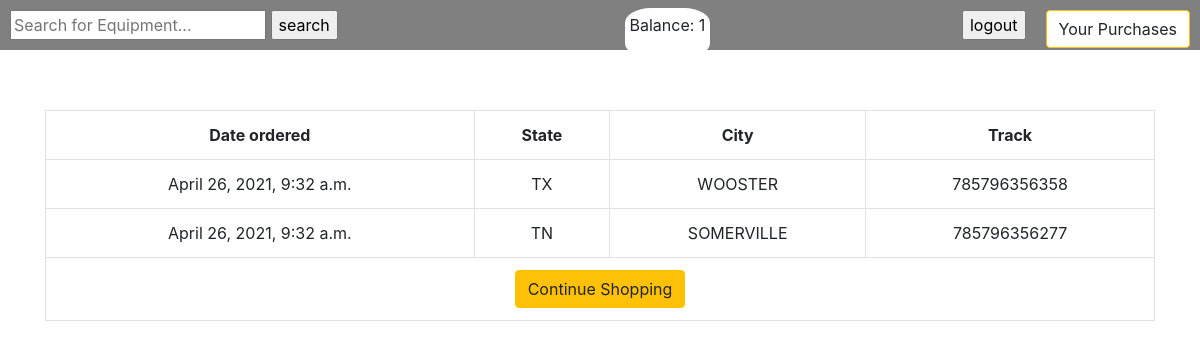
The page /profiles/profile/ (signed in) on the database its author committed.
### accounts/models.py (models this page shows, shortened)
class Profile(models.Model):
    user = models.OneToOneField(settings.AUTH_USER_MODEL, on_delete=models.CASCADE)
    balance = models.IntegerField(default=0)
    ebooks = models.ManyToManyField(Product, blank=True)
    stripe_id = models.CharField(max_length=200, null=True, blank=True)

### shopping_cart/models.py (models this page shows, shortened)
class Order(models.Model):
    ref_code = models.CharField(max_length=15)
    owner = models.ForeignKey(Profile, on_delete=models.SET_NULL, null=True)
    is_ordered = models.BooleanField(default=False)
    items = models.ManyToManyField(OrderItem)
    date_ordered = models.DateTimeField(auto_now=True)

class OrderItem(models.Model):
    product = models.OneToOneField(Product, on_delete=models.SET_NULL, null=True)
    is_ordered = models.BooleanField(default=False)
    date_added = models.DateTimeField(auto_now=True)
    date_ordered = models.DateTimeField(null=True)

### products/models.py (models this page shows, shortened)
class Product(models.Model):
    state = models.CharField(max_length=50, verbose_name='Штат')
    city = models.CharField(max_length=50, verbose_name='Город')
    data = models.DateField(auto_now=False, verbose_name='Дата')
    status = models.CharField(max_length=50, verbose_name='Статус')
    number_track = models.CharField(max_length=50, verbose_name='Номер трека')
    price = models.IntegerField()

### accounts/views.py (the view)
def my_profile(request):
	my_user_profile = Profile.objects.filter(user=request.user).first()
	my_orders = Order.objects.filter(is_ordered=True, owner=my_user_profile)
	context = {
		'my_orders': my_orders
	}
	return render(request, "profile.html", context)

### templates/profile.html
{% extends 'base.html' %}
{% block content %}
<table class="table table-hover table-bordered text-center">
      <tr class="text-center">
        <th>Date ordered</th>
        <th>State</th>
        <th>City</th>
        <th>Track</th>
      </tr>
      {% for order in my_orders %}
        {% for item in order.items.all %}
        <tr>
          <td>{{ order.date_ordered }}</td>
          <td>{{ item.product.state }}</td>
          <td>{{ item.product.city }}</td>
          <td>{{ item.product.number_track }}</td>
        </tr>
        {% endfor %}
      {% empty %}
        <tr>
          <td colspan= 4> You have no orders.</td>
        </tr>
      {% endfor %}
      <tr>
        <td colspan=4>
          <a href="{% url 'products:product-list' %}" class="btn btn-warning pull-left">
            {% if not order %}Continue Shopping{% else %}Add Items to Cart {% endif %}
          </a>
        </td>
      </tr>
    </table>
{% endblock content %}

### templates/base.html (shortened to what this page needs)
<!DOCTYPE html>
<html lang="en">
<head>
    <link href="https://stackpath.bootstrapcdn.com/bootstrap/4.1.1/css/bootstrap.min.css" rel="stylesheet">
    <link rel="stylesheet" href="https://use.fontawesome.com/releases/v5.0.13/css/all.css">
</head>
<body>
<header>
    <nav class="">
    {% if user.is_authenticated %}
        <form method="POST" action="{% url 'products:search' %}"  class="search-form">
                <input name="search" type="text" class="search_input" placeholder="Search for Equipment...">
                <input type="submit" value="search">
        </form>
        <div class="balance">
            <p>Balance: {{ request.user.profile.balance }}</p>
        </div>
        <a href="{% url 'accounts:my_profile' %}" class="btn btn-warning" style="float:right; margin:10px;background-color:white;">Your Purchases</a>
        <form method="POST" action="{% url 'account_logout' %}" class="" style="float:right; margin:10px;" >
            <input type="submit" value="logout">
        </form>
	{% endif %}
    </nav>
</header>
    <div class="container">
        {% block content %}{% endblock content %}
    </div>
</body>
</html>

### templates/base.html (style rules this page uses)
header { height: 50px; background: grey; }
.search-form { width: 50%; margin: 10px; display: inline-block; }
table { margin: 60px auto 0px auto; border: 3px solid black; }
td { border: 1px solid black; }
.balance { background-color: white; padding: 5px; border-radius: 30%; display: inline-block; }

### rows shown on the page
Order: date_ordered "April 26, 2021, 9:32 a.m."
OrderItem: product.state "TX", product.city "WOOSTER", product.number_track "785796356358"
OrderItem: product.state "TN", product.city "SOMERVILLE", product.number_track "785796356277"

### other values the page prints
{{ request.user.profile.balance }} "1"
